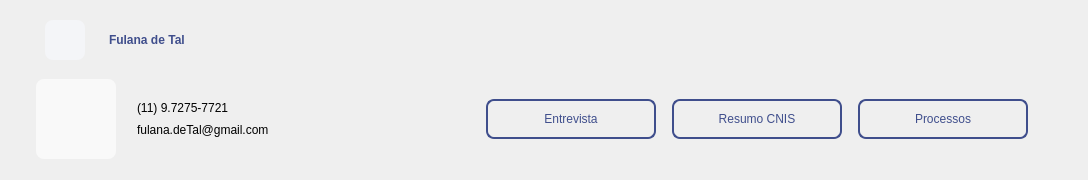
       <widget class="QFrame" name="frCabecalho">
        <property name="sizePolicy">
         <sizepolicy hsizetype="Preferred" vsizetype="Minimum">
          <horstretch>0</horstretch>
          <verstretch>0</verstretch>
         </sizepolicy>
        </property>
        <property name="maximumSize">
         <size>
          <width>16777215</width>
          <height>200</height>
         </size>
        </property>
        <property name="styleSheet">
         <string notr="true">/*------------------------------------------- Frame -------------------------------------------*/
#frFotoCliente {
	background-color: #F9F9F9;
	border: 0px solid none;
	border-radius: 8px;

	background-image: url(:/cliente/cliente.png);
	background-position: center;
	background-repeat: no-repeat;
}


/*------------------------------------------- Push Button -------------------------------------------*/
#pbVoltar {
	background-image: url(:/voltar/back.png);
	background-position: center;
	background-repeat: no-repeat;

	background-color: #F4F5F8;
	border-radius: 8px;
}

#pbVoltar:hover {
	background-image: url(:/voltar/back.png);
	background-position: center;
	background-repeat: no-repeat;

	background-color: rgb(228, 233, 248);
	border-radius: 8px;
}

#pbResumo, #pbProcessos, #pbEntrevista {
	font: 12pt &quot;Avenir LT Std&quot;;
	color: #3F4E8C;

	border: 2px solid #3F4E8C;
	border-radius: 8px;
	padding: 8px;
}


/*------------------------------------------- Label -------------------------------------------*/
#lbNomeCliente {
	font: 16pt &quot;Avenir LT Std&quot;;
	color: #3F4E8C;
	font-weight: 750;
}

#lbEmail, #lbTelefone {
	font: 11pt &quot;Avenir LT Std&quot;;
	color: black;
	padding: 2px;
}</string>
        </property>
        <property name="frameShape">
         <enum>QFrame::NoFrame</enum>
        </property>
        <property name="frameShadow">
         <enum>QFrame::Raised</enum>
        </property>
        <layout class="QVBoxLayout" name="verticalLayout_2">
         <property name="spacing">
          <number>0</number>
         </property>
         <property name="leftMargin">
          <number>36</number>
         </property>
         <item>
          <widget class="QFrame" name="frTitulo">
           <property name="frameShape">
            <enum>QFrame::NoFrame</enum>
           </property>
           <property name="frameShadow">
            <enum>QFrame::Raised</enum>
           </property>
           <layout class="QHBoxLayout" name="horizontalLayout">
            <property name="spacing">
             <number>24</number>
            </property>
            <item>
             <widget class="QPushButton" name="pbVoltar">
              <property name="minimumSize">
               <size>
                <width>40</width>
                <height>40</height>
               </size>
              </property>
              <property name="maximumSize">
               <size>
                <width>40</width>
                <height>40</height>
               </size>
              </property>
              <property name="text">
               <string/>
              </property>
             </widget>
            </item>
            <item alignment="Qt::AlignVCenter">
             <widget class="QLabel" name="lbNomeCliente">
              <property name="text">
               <string>Fulana de Tal</string>
              </property>
             </widget>
            </item>
            <item>
             <spacer name="horizontalSpacer">
              <property name="orientation">
               <enum>Qt::Horizontal</enum>
              </property>
              <property name="sizeHint" stdset="0">
               <size>
                <width>883</width>
                <height>20</height>
               </size>
              </property>
             </spacer>
            </item>
           </layout>
          </widget>
         </item>
         <item>
          <widget class="QFrame" name="frame_2">
           <property name="minimumSize">
            <size>
             <width>0</width>
             <height>100</height>
            </size>
           </property>
           <property name="frameShape">
            <enum>QFrame::NoFrame</enum>
           </property>
           <property name="frameShadow">
            <enum>QFrame::Raised</enum>
           </property>
           <layout class="QHBoxLayout" name="horizontalLayout_2">
            <property name="spacing">
             <number>24</number>
            </property>
            <property name="leftMargin">
             <number>0</number>
            </property>
            <property name="topMargin">
             <number>0</number>
            </property>
            <property name="rightMargin">
             <number>0</number>
            </property>
            <property name="bottomMargin">
             <number>0</number>
            </property>
            <item>
             <widget class="QFrame" name="frame_4">
              <property name="frameShape">
               <enum>QFrame::NoFrame</enum>
              </property>
              <property name="frameShadow">
               <enum>QFrame::Raised</enum>
              </property>
              <layout class="QHBoxLayout" name="horizontalLayout_3">
               <property name="spacing">
                <number>16</number>
               </property>
               <property name="leftMargin">
                <number>0</number>
               </property>
               <property name="topMargin">
                <number>0</number>
               </property>
               <property name="rightMargin">
                <number>0</number>
               </property>
               <property name="bottomMargin">
                <number>0</number>
               </property>
               <item>
                <widget class="QFrame" name="frFotoCliente">
                 <property name="minimumSize">
                  <size>
                   <width>80</width>
                   <height>80</height>
                  </size>
                 </property>
                 <property name="maximumSize">
                  <size>
                   <width>80</width>
                   <height>80</height>
                  </size>
                 </property>
                 <property name="frameShape">
                  <enum>QFrame::NoFrame</enum>
                 </property>
                 <property name="frameShadow">
                  <enum>QFrame::Raised</enum>
                 </property>
                 <layout class="QHBoxLayout" name="horizontalLayout_27">
                  <property name="spacing">
                   <number>0</number>
                  </property>
                  <property name="leftMargin">
                   <number>0</number>
                  </property>
                  <property name="topMargin">
                   <number>0</number>
                  </property>
                  <property name="rightMargin">
                   <number>0</number>
                  </property>
                  <property name="bottomMargin">
                   <number>0</number>
                  </property>
                  <item>
                   <widget class="QLabel" name="lbFotoCliente">
                    <property name="text">
                     <string/>
                    </property>
                   </widget>
                  </item>
                 </layout>
                </widget>
               </item>
               <item>
                <widget class="QFrame" name="frInfoFotoCliente">
                 <property name="minimumSize">
                  <size>
                   <width>0</width>
                   <height>0</height>
                  </size>
                 </property>
                 <property name="maximumSize">
                  <size>
                   <width>16777215</width>
                   <height>80</height>
                  </size>
                 </property>
                 <property name="frameShape">
                  <enum>QFrame::NoFrame</enum>
                 </property>
                 <property name="frameShadow">
                  <enum>QFrame::Raised</enum>
                 </property>
                 <layout class="QVBoxLayout" name="verticalLayout_3">
                  <property name="spacing">
                   <number>4</number>
                  </property>
                  <property name="leftMargin">
                   <number>0</number>
                  </property>
                  <property name="topMargin">
                   <number>0</number>
                  </property>
                  <property name="rightMargin">
                   <number>0</number>
                  </property>
                  <property name="bottomMargin">
                   <number>0</number>
                  </property>
                  <item>
                   <spacer name="verticalSpacer_2">
                    <property name="orientation">
                     <enum>Qt::Vertical</enum>
                    </property>
                    <property name="sizeHint" stdset="0">
                     <size>
                      <width>20</width>
                      <height>40</height>
                     </size>
                    </property>
                   </spacer>
                  </item>
                  <item>
                   <widget class="QLabel" name="lbTelefone">
                    <property name="text">
                     <string>(11) 9.7275-7721</string>
                    </property>
                   </widget>
                  </item>
                  <item>
                   <widget class="QLabel" name="lbEmail">
                    <property name="text">
                     <string>fulana.deTal@gmail.com</string>
                    </property>
                   </widget>
                  </item>
                  <item>
                   <spacer name="verticalSpacer">
                    <property name="orientation">
                     <enum>Qt::Vertical</enum>
                    </property>
                    <property name="sizeHint" stdset="0">
                     <size>
                      <width>20</width>
                      <height>40</height>
                     </size>
                    </property>
                   </spacer>
                  </item>
                 </layout>
                </widget>
               </item>
              </layout>
             </widget>
            </item>
            <item>
             <spacer name="horizontalSpacer_2">
              <property name="orientation">
               <enum>Qt::Horizontal</enum>
              </property>
              <property name="sizeHint" stdset="0">
               <size>
                <width>40</width>
                <height>20</height>
               </size>
              </property>
             </spacer>
            </item>
            <item>
             <widget class="QFrame" name="frame_3">
              <property name="frameShape">
               <enum>QFrame::NoFrame</enum>
              </property>
              <property name="frameShadow">
               <enum>QFrame::Raised</enum>
              </property>
              <layout class="QHBoxLayout" name="horizontalLayout_4">
               <property name="spacing">
                <number>16</number>
               </property>
               <item>
                <widget class="QPushButton" name="pbEntrevista">
                 <property name="minimumSize">
                  <size>
                   <width>170</width>
                   <height>40</height>
                  </size>
                 </property>
                 <property name="text">
                  <string>Entrevista</string>
                 </property>
                </widget>
               </item>
               <item>
                <widget class="QPushButton" name="pbResumo">
                 <property name="minimumSize">
                  <size>
                   <width>170</width>
                   <height>40</height>
                  </size>
                 </property>
                 <property name="text">
                  <string>Resumo CNIS</string>
                 </property>
                </widget>
               </item>
               <item>
                <widget class="QPushButton" name="pbProcessos">
                 <property name="minimumSize">
                  <size>
                   <width>170</width>
                   <height>40</height>
                  </size>
                 </property>
                 <property name="text">
                  <string>Processos</string>
                 </property>
                </widget>
               </item>
               <item>
                <spacer name="horizontalSpacer_6">
                 <property name="orientation">
                  <enum>Qt::Horizontal</enum>
                 </property>
                 <property name="sizeHint" stdset="0">
                  <size>
                   <width>40</width>
                   <height>20</height>
                  </size>
                 </property>
                </spacer>
               </item>
              </layout>
             </widget>
            </item>
           </layout>
          </widget>
         </item>
        </layout>
       </widget>
